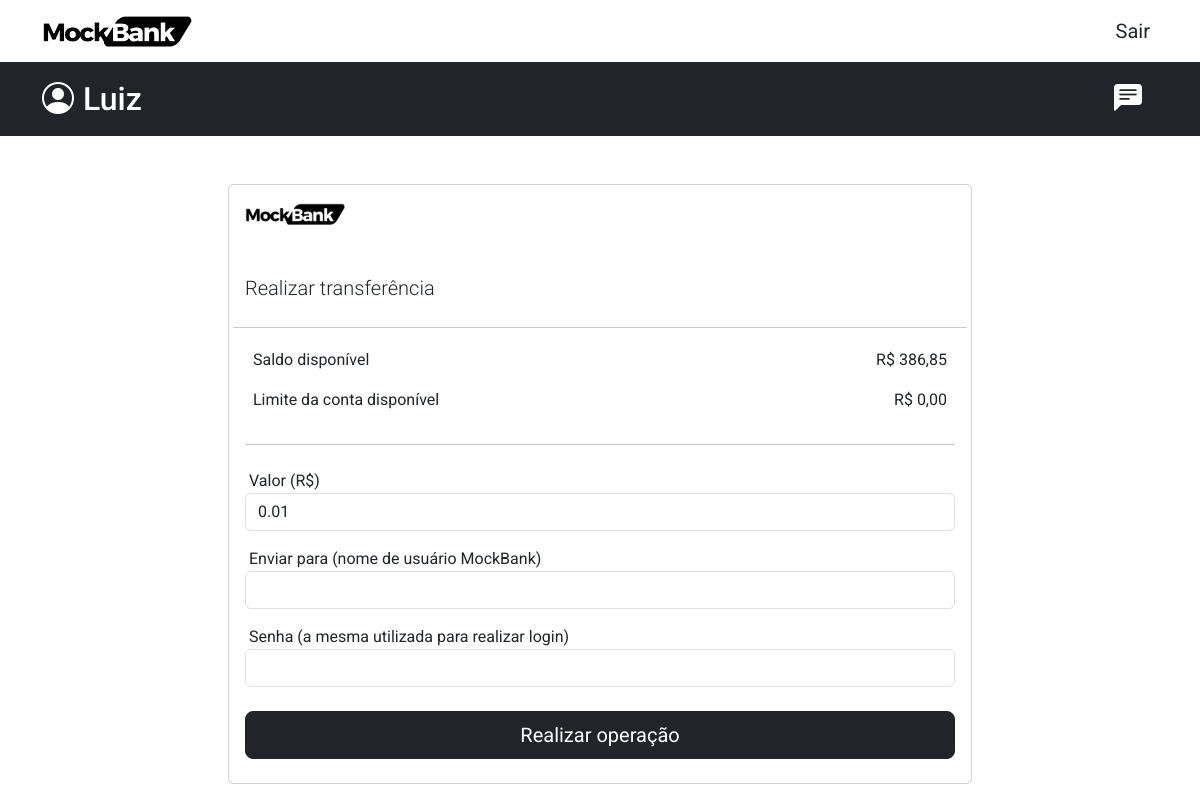
The app's page /service/transfer/ (signed in), older data.
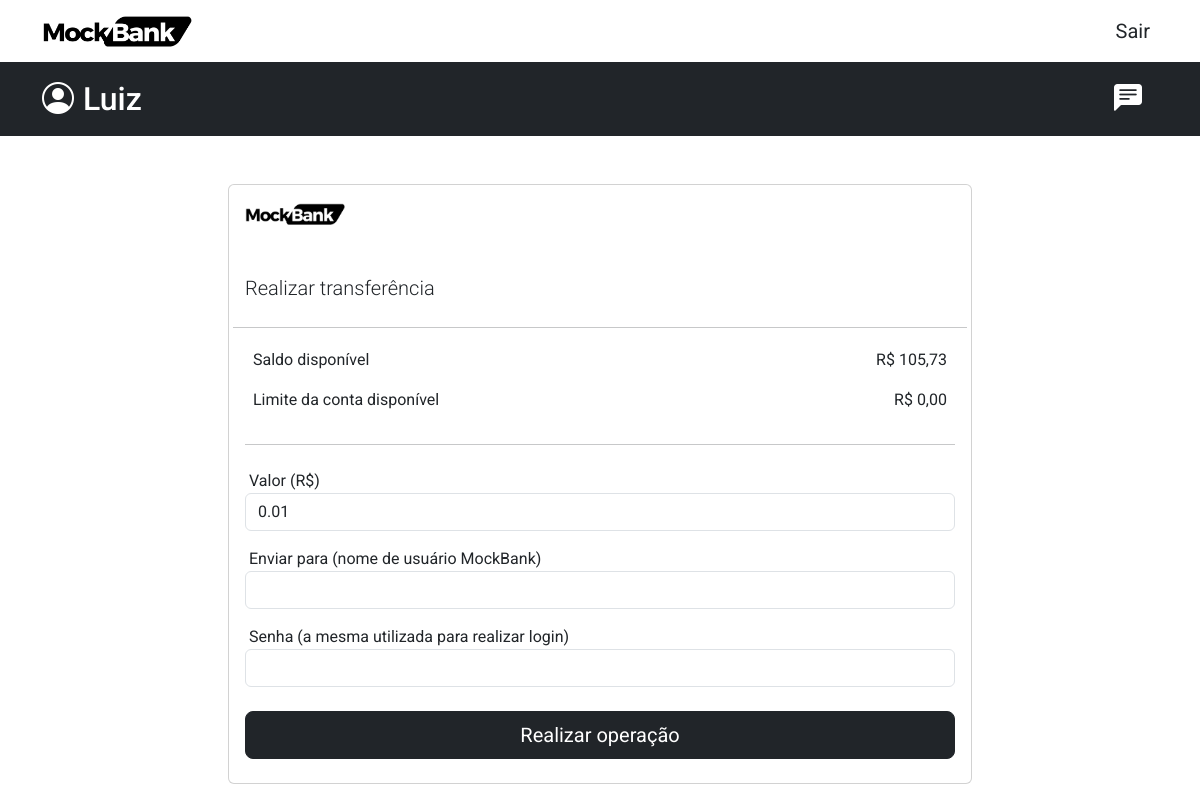
The same page, newer data.
### user/models.py (models this page shows)
class User(models.Model):
    user_id = models.UUIDField(primary_key=True, default=uuid.uuid4, editable=False)
    user_phone = models.CharField(max_length=30, blank=True)
    account_balance = models.DecimalField(max_digits=8, decimal_places=2, default=float(0))
    account_limit = models.DecimalField(max_digits=8, decimal_places=2, default=float(0))
    owner = models.OneToOneField(DjangoUser, on_delete=models.CASCADE)
    finance_data = models.OneToOneField(FinanceDataUser, on_delete=models.CASCADE, null=True)

### service/views.py (the view, shortened to what this page needs)
# urls.py: path('transfer/', views.TransferPage.as_view(), name='transfer'),
@method_decorator(login_required(login_url='user:login'), name='dispatch')
class TransferPage(View):
    def get(self, request):
        context = {
            'form': forms.TransferForm(from_user=request.user),
            'account': UserService.user_balance(self.request.user.id),
        }
        return render(request, 'transfer_page.html', context)

### service/forms/transfer_form.py (shortened to what this page needs)
class TransferForm(forms.ModelForm):
    received_by_username = forms.CharField(max_length=150, label='Nome de Usuário', widget=forms.TextInput(attrs={'class': 'form-control', 'id': 'txtUser'}))
    password = forms.CharField(label='Senha', widget=forms.PasswordInput(attrs={
        'class': 'form-control',
        'id': 'txtPassword',
    }))
    def __init__(self, *args, **kwargs):
        from_user = kwargs.pop('from_user', None)
        super(TransferForm, self).__init__(*args, **kwargs)
        self.from_user = BaseUser.objects.get(owner=from_user)
        self.fields['value'].widget.attrs.update({
                'class': 'form-control',
                'id': 'txtValue',
                'min': '0.01',
                'value': '0.01',
            })
    class Meta:
        model = TransferModel
        fields = ('value', 'received_by_username')
        labels = {
            'value': 'Valor da transferência',
            'received_by_username': 'Enviar para',
        }

### user/services.py (called while the page is built)
    @staticmethod
    def get_user_app(pk: int):
        return BaseUser.objects.get(owner=pk)

### service/templates/transfer_page.html (shortened to what this page needs)
{% extends "global/base.html" %}
{% load static %}
{% load humanize %}
{% block content %}
<main>
    <section class="container mt-5">
        <div class="col-12 col-md-10 col-lg-8 mx-auto">
            <div class="card">
                <div class="card-body">
                    <div class="row">
                        <div class="col-2">
                            <img src={% static "img/mockbank_logo_minimal.png" %}  width="100px" alt="" class="">
                        </div>
                    </div>
                    <div class="row mt-5">
                        <div class="col-12 justify-content-between d-flex">
                            <p class="lead">Realizar transferência</p>
                        </div>
                        <hr class="my-2">
                        <div class=" col-12">
                            <div class="col-12 mt-1 d-flex justify-content-between p-2 rounded-3">
                                <p class="d-inline-block my-auto">Saldo disponível</p>
                                {% if account.balance < 0 %}
                                <p class="d-inline-block my-auto text-danger">R$ {{account.balance}}</p>
                                {% else %}
                                <p class="d-inline-block my-auto ">R$ {{account.balance}}</p>
                                {% endif %}
                            </div>
                            <div class="col-12 d-flex justify-content-between p-2 rounded-3">
                                <p class="d-inline-block my-auto">Limite da conta disponível</p>
                                <p class="d-inline-block my-auto ">R$ {{account.limit}}</p>
                            </div>
                            <hr class="my-4">
                            <div class="col-12 ">
                                <form action="" class="form-inline" method="post">
                                    <div class="form-group">
                                        <label class="ms-1" for="exampleInputAmount">Valor (R$)</label>
                                        <div class="input-group">
                                            {{ form.value }}
                                        </div>
                                    </div>
                                    <div class="form-group mt-3">
                                        <label for="txtUser" class="ms-1">Enviar para (nome de usuário
                                            MockBank)</label>
                                        {{ form.received_by_username }}
                                    </div>
                                    <div class="form-group mt-3">
                                        <label for="txtPassword" class="ms-1">Senha (a mesma utilizada para realizar login)</label>
                                        {{ form.password }}
                                    </div>
                                    <div class="form-group mt-4 mb-2">
                                        <button class="btn btn-lg btn-dark w-100" type="submit">Realizar
                                            operação</button>
                                    </div>
                                </form>
                            </div>
                        </div>
                    </div>
                </div>
            </div>
        </div>
    </section>
</main>
{% endblock content %}

Row changes from the older to the newer data that the page shows:
changed User: balance "386,85" → "105,73"
